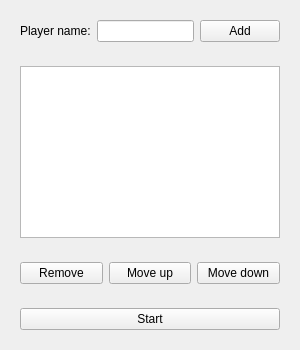
<?xml version="1.0" encoding="UTF-8"?>
<ui version="4.0">
 <class>pre_game_widget</class>
 <widget class="QWidget" name="pre_game_widget">
  <property name="geometry">
   <rect>
    <x>0</x>
    <y>0</y>
    <width>300</width>
    <height>350</height>
   </rect>
  </property>
  <property name="minimumSize">
   <size>
    <width>300</width>
    <height>350</height>
   </size>
  </property>
  <property name="maximumSize">
   <size>
    <width>300</width>
    <height>350</height>
   </size>
  </property>
  <property name="windowTitle">
   <string>Setup</string>
  </property>
  <property name="styleSheet">
   <string notr="true"/>
  </property>
  <layout class="QVBoxLayout" name="verticalLayout">
   <item>
    <widget class="QWidget" name="player_input_widget" native="true">
     <property name="styleSheet">
      <string notr="true"/>
     </property>
     <layout class="QHBoxLayout" name="horizontalLayout_3">
      <item>
       <widget class="QLabel" name="input_label">
        <property name="text">
         <string>Player name:</string>
        </property>
       </widget>
      </item>
      <item>
       <widget class="QLineEdit" name="input_line_edit"/>
      </item>
      <item>
       <widget class="QPushButton" name="add_push_button">
        <property name="text">
         <string>Add</string>
        </property>
       </widget>
      </item>
     </layout>
    </widget>
   </item>
   <item>
    <widget class="QWidget" name="player_overview_widget" native="true">
     <layout class="QVBoxLayout" name="verticalLayout_2">
      <item>
       <widget class="QListWidget" name="overview_list_widget"/>
      </item>
     </layout>
    </widget>
   </item>
   <item>
    <widget class="QWidget" name="player_edit_widget" native="true">
     <layout class="QHBoxLayout" name="horizontalLayout">
      <item>
       <widget class="QPushButton" name="remove_push_button">
        <property name="text">
         <string>Remove</string>
        </property>
       </widget>
      </item>
      <item>
       <widget class="QPushButton" name="move_up_push_button">
        <property name="text">
         <string>Move up</string>
        </property>
       </widget>
      </item>
      <item>
       <widget class="QPushButton" name="move_down_push_button">
        <property name="text">
         <string>Move down</string>
        </property>
       </widget>
      </item>
     </layout>
    </widget>
   </item>
   <item>
    <widget class="QWidget" name="start_game_widget" native="true">
     <layout class="QHBoxLayout" name="horizontalLayout_2">
      <item>
       <widget class="QPushButton" name="start_game_push_button">
        <property name="text">
         <string>Start</string>
        </property>
       </widget>
      </item>
     </layout>
    </widget>
   </item>
  </layout>
 </widget>
 <resources/>
 <connections/>
</ui>
